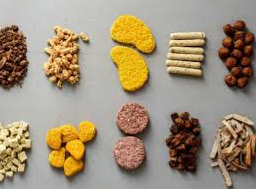
#> input picture Pictures/00Fullimage.png, 256 x 189 px
$ python dataCreatorNew.py
#> lines starting #> are read from the running program, lines starting #| are printed output that depends on the picture
from PIL import Image, ImageOps
import numpy as np

with open("mean_list.txt", "w") as dosya:
    dosya.write("")

min_rate = 0.9
max_rate = 1.1
img_path_list = ["Pictures/00Fullimage.png","Pictures/1.png","Pictures/2.png","Pictures/3.png","Pictures/4.png"]

#data creator
def get_all_rgb(piece):
    image_RGB = []
    # open img
    image = piece

    # take img size
    width, height = image.size

    # loop all pixels
    for y in range(int(height)):
        for x in range(int(width)):
            # take pixels RGB
            rgb_value = image.getpixel((x, y))
            R = rgb_value[0]
            G = rgb_value[1]
            B = rgb_value[2]
            if (R == 0)  or (G == 0) or (B == 0):
                pass
            elif (R/G >= min_rate and R/G <= max_rate) and (R/B >= min_rate and R/B <= max_rate) and (B/G >= min_rate and B/G <= max_rate):
                pass
            else:
                image_RGB.append([R,G,B])

    return image_RGB

the_list = []
for img_path in img_path_list:
    # open img file
    image = Image.open(img_path)
#> image is the input picture: PIL image 256x189 RGBA; mean R, G, B, A 160.1, 144.7, 122.2, 255

    # img width height
    width, height = image.size
#> width = 256; height = 189

    # Parçaların width height
    piece_width = width // 5
#> piece_width = 51
    piece_height = height // 2
#> piece_height = 94

    # spread pieces
    pieces = []
    for i in range(10):
        x = (i % 5) * piece_width
        y = (i // 5) * piece_height
        piece = image.crop((x, y, x + piece_width, y + piece_height))


        # Take all RGB values
        img_values = get_all_rgb(piece)
        R_list = []
        G_list = []
        B_list = []

        for a in img_values:
            R_list.append(a[0])
            G_list.append(a[1])
            B_list.append(a[2])

        R_mean = int(np.mean(R_list))
        G_mean = int(np.mean(G_list))
        B_mean = int(np.mean(B_list))
        the_list.append([R_mean,G_mean,B_mean])
#> this loop made 10 passes
#> pass 1, `piece = image.crop((x, y, x + piece_width, y + piece_height))`:
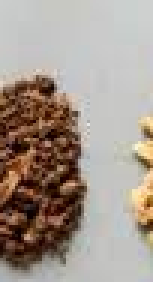
#> piece: PIL image 51x94 RGBA (shown 3 times larger); mean R, G, B, A 163.3, 150.5, 140.4, 255
#> pass 2, `piece = image.crop((x, y, x + piece_width, y + piece_height))`:
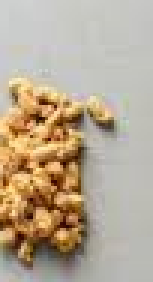
#> piece: PIL image 51x94 RGBA (shown 3 times larger); mean R, G, B, A 183.7, 168.1, 146.5, 255
#> pass 3, `piece = image.crop((x, y, x + piece_width, y + piece_height))`:
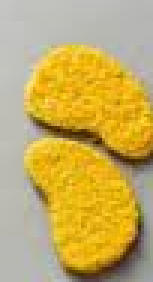
#> piece: PIL image 51x94 RGBA (shown 3 times larger); mean R, G, B, A 198, 172.5, 96.5, 255
#> after the loop:
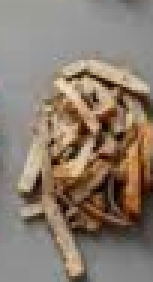
#> piece: PIL image 51x94 RGBA (shown 3 times larger); mean R, G, B, A 138.3, 123.9, 110.3, 255
#> after the loop, the_list = [[123, 91, 68], [175, 137, 89], [209, 167, 45], [167, 147, 108], [92, 57, 42], [174, 155, 107], [191, 143, 48], [153, 111, 96], [75, 47, 37], [135, 109, 85]]
#> pass 2 of the loop `for img_path in img_path_list:`:
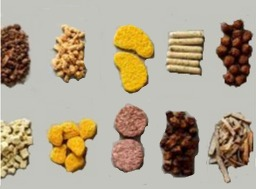
#> input picture Pictures/1.png, 256 x 189 px
#> image is the input picture: PIL image 256x189 RGB; mean R, G, B 176.7, 163.5, 141.8
#> the loop `for i in range(10):` made 10 passes
#> pass 1, `piece = image.crop((x, y, x + piece_width, y + piece_height))`:
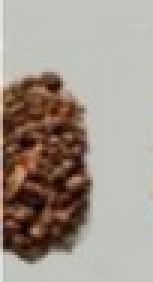
#> piece: PIL image 51x94 RGB (shown 3 times larger); mean R, G, B 161.6, 150.4, 140.4
#> after the loop `for i in range(10):`:
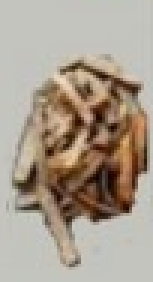
#> piece: PIL image 51x94 RGB (shown 3 times larger); mean R, G, B 169.2, 156.8, 142.1
#> after the loop `for i in range(10):`: the_list = 20 items, first 6: [123, 91, 68], [175, 137, 89], [209, 167, 45], [167, 147, 108], [92, 57, 42], [174, 155, 107]
#> pass 3 of the loop `for img_path in img_path_list:`:
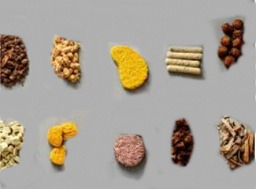
#> input picture Pictures/2.png, 256 x 189 px
#> image is the input picture: PIL image 256x189 RGB; mean R, G, B 167.8, 159.3, 148.2
#> the loop `for i in range(10):` made 10 passes
#> pass 1, `piece = image.crop((x, y, x + piece_width, y + piece_height))`:
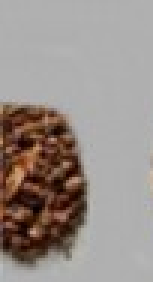
#> piece: PIL image 51x94 RGB (shown 3 times larger); mean R, G, B 152.4, 142.8, 137.6
#> after the loop `for i in range(10):`:
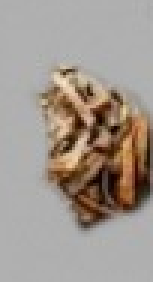
#> piece: PIL image 51x94 RGB (shown 3 times larger); mean R, G, B 161.2, 151.1, 142.5
#> after the loop `for i in range(10):`: the_list = 30 items, first 6: [123, 91, 68], [175, 137, 89], [209, 167, 45], [167, 147, 108], [92, 57, 42], [174, 155, 107]
#> the loop made 5 passes; the first 3 are shown


r0,r1,r2,r3,r4,r5,r6,r7,r8,r9 = 0,0,0,0,0,0,0,0,0,0
#> r0 = 0; r1 = 0; r2 = 0; r3 = 0; r4 = 0; r5 = 0; r6 = 0; r7 = 0; r8 = 0; r9 = 0
g0,g1,g2,g3,g4,g5,g6,g7,g8,g9 = 0,0,0,0,0,0,0,0,0,0
b0,b1,b2,b3,b4,b5,b6,b7,b8,b9 = 0,0,0,0,0,0,0,0,0,0


for i in range(len(the_list)):
    print(the_list[i])
    if i%10 == 0:
        r0+=the_list[i][0]
        g0+=the_list[i][1]
        b0+=the_list[i][2]
    if i%10 == 1:
        r1+=the_list[i][0]
        g1+=the_list[i][1]
        b1+=the_list[i][2]
    if i%10 == 2:
        r2+=the_list[i][0]
        g2+=the_list[i][1]
        b2+=the_list[i][2]
    if i%10 == 3:
        r3+=the_list[i][0]
        g3+=the_list[i][1]
        b3+=the_list[i][2]
    if i%10 == 4:
        r4+=the_list[i][0]
        g4+=the_list[i][1]
        b4+=the_list[i][2]
    if i%10 == 5:
        r5+=the_list[i][0]
        g5+=the_list[i][1]
        b5+=the_list[i][2]
    if i%10 == 6:
        r6+=the_list[i][0]
        g6+=the_list[i][1]
        b6+=the_list[i][2]
    if i%10 == 7:
        r7+=the_list[i][0]
        g7+=the_list[i][1]
        b7+=the_list[i][2]
    if i%10 == 8:
        r8+=the_list[i][0]
        g8+=the_list[i][1]
        b8+=the_list[i][2]
    if i%10 == 9:
        r9+=the_list[i][0]
        g9+=the_list[i][1]
        b9+=the_list[i][2]
length_img_list = len(img_path_list)
r0 = r0/length_img_list
r1 = r1/length_img_list
r2 = r2/length_img_list
r3 = r3/length_img_list
r4 = r4/length_img_list
r5 = r5/length_img_list
r6 = r6/length_img_list
r7 = r7/length_img_list
r8 = r8/length_img_list
r9 = r9/length_img_list

g0 = g0/length_img_list
g1 = g1/length_img_list
g2 = g2/length_img_list
g3 = g3/length_img_list
g4 = g4/length_img_list
g5 = g5/length_img_list
g6 = g6/length_img_list
g7 = g7/length_img_list
g8 = g8/length_img_list
g9 = g9/length_img_list

b0 = b0/length_img_list
b1 = b1/length_img_list
b2 = b2/length_img_list
b3 = b3/length_img_list
b4 = b4/length_img_list
b5 = b5/length_img_list
b6 = b6/length_img_list
b7 = b7/length_img_list
b8 = b8/length_img_list
b9 = b9/length_img_list

new_list_rgb = [[r0,g0,b0],[r1,g1,b1],[r2,g2,b2],[r3,g3,b3],[r4,g4,b4],[r5,g5,b5],[r6,g6,b6],[r7,g7,b7],[r8,g8,b8],[r9,g9,b9]]
for i in new_list_rgb:
    with open("mean_list.txt", "a") as dosya:
        dosya.write(f"{int(i[0])}/")
        dosya.write(f"{int(i[1])}/")
        dosya.write(f"{int(i[2])}\n")
